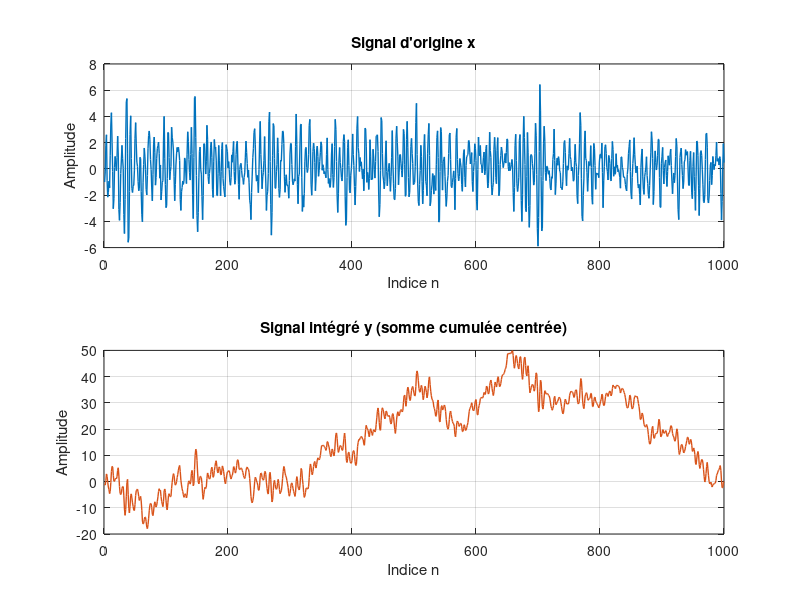
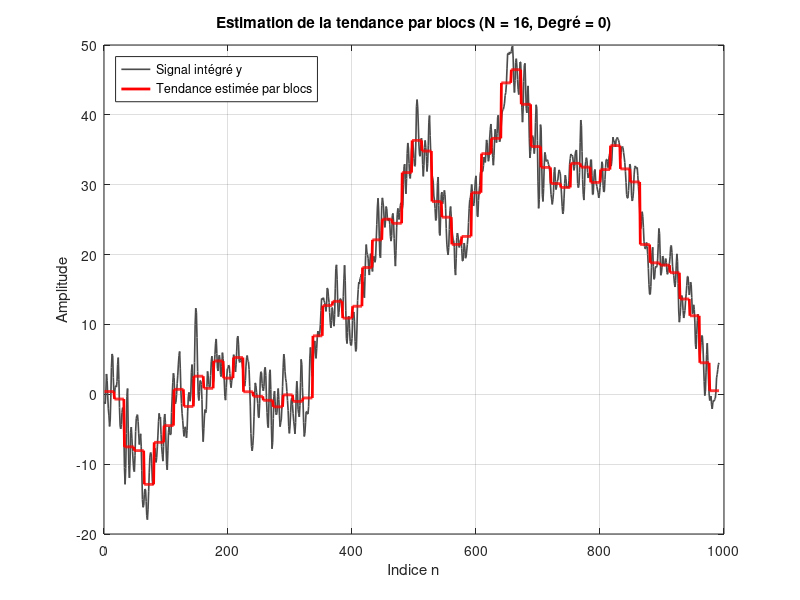
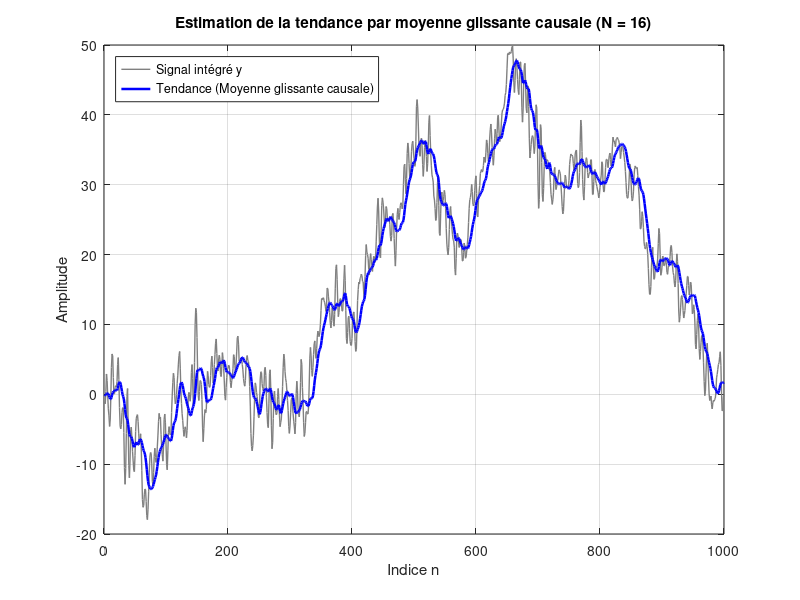
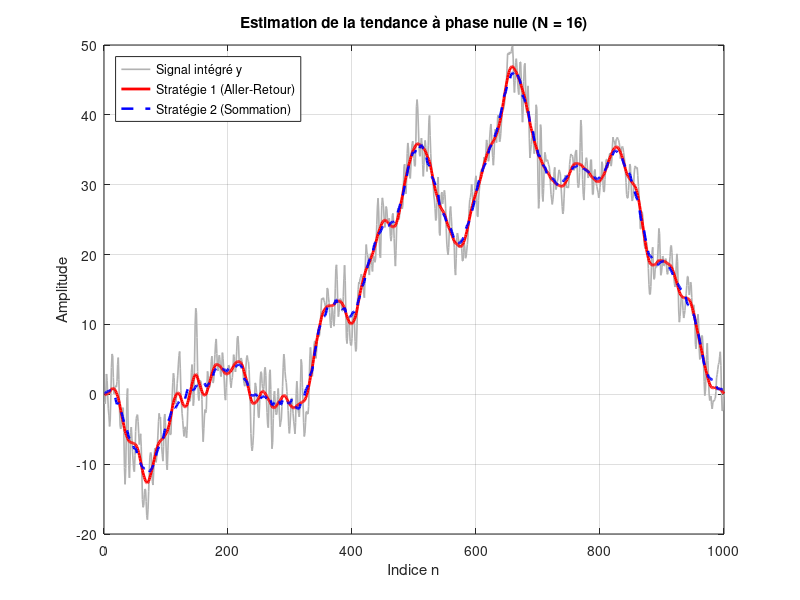

These charts were generated, in order, by the following MATLAB code:
clear; clc;

%%%%%%%%%%%%%%%%%%%%%%%%%%%%%%%%%%%%%%%%%%%%%%%%%%%%%%%%%%%%%%%%%%%%%%%%%%%%
% étape 0 génération d'un signal autorégressif d'ordre 2 pour les tests
%%%%%%%%%%%%%%%%%%%%%%%%%%%%%%%%%%%%%%%%%%%%%%%%%%%%%%%%%%%%%%%%%%%%%%%%%%%%
% taille du signal
M = 1000; 

% signal
t1 = 1:M;
sigma_carre = 1;

% bruit blanc gaussien centré 
e = sqrt(sigma_carre) * randn(M, 1);

% création du filtre AR(2) stable (deux pôles complexes conjugués de module R < 1)
R = 0.85; % module du pôle p1 tel que R < 1
f0 = 0.15; % fréquence normalisée de résonance compris dans [0,1/2]
p1 = R * exp(1i * 2 * pi * f0);
p2 = conj(p1);

b = 1;
a = real(poly([p1, p2]));

% signal de sortie x (processus autorégressif d'ordre 2)
x = filter(b, a, e); % x(n)+a_1*x(n-1)+a_2*x(n-2)=e(n)

%%%%%%%%%%%%%%%%%%%%%%%%%%%%%%%%%%%
% étape 1 centrage puis intégration
%%%%%%%%%%%%%%%%%%%%%%%%%%%%%%%%%%%

x_centre = x - mean(x);
% intégration par méthode des rectangles

y = cumsum(x_centre);

%%%%%%%%%%%%%%%%%%%%%%%%%%%%%%%%%%%
% étape 2a décomposition en blocs
%%%%%%%%%%%%%%%%%%%%%%%%%%%%%%%%%%%

% choix de la méthode de tendance 
% 0 = par la moyenne
% 1 = par droite de régression
choix = 0;

% on fixe la taille d'un bloc
N = 16; 

M = length(y);
% L est le nombre de blocs
L = floor(M/N);
% on ajuste la taille de y (toujours le signal intégré)
% aux nombres de blocs complets
y_ajuste = y(1:L*N);

% définition de la tendance
tendance = zeros(size(y_ajuste));

% Vecteur temps pour 1 bloc
t = (1:N)';

for i = 1:L
    debut = (i-1)*N +1;
    fin = i*N;
    bloc = y_ajuste(debut:fin);

    if choix == 0
        % modèle par la moyenne : (degré 0)
        val_tendance = mean(bloc);
        bloc_tendance = val_tendance * ones(N,1);
    else
        % modèle par droite de régression (degré 1)
        p = polyfit(t, bloc, 1);
        bloc_tendance = polyval(p,t);
    end
    tendance(debut:fin) = bloc_tendance;
end

%%%%%%%%%%% plot %%%%%%%%%%% 

% % Figure 1 : Signal d'origine et signal intégré
figure('Name', 'Étapes 0 et 1 : Signal et Intégration', 'Color', 'w');

subplot(2,1,1);
plot(x, 'Color', [0 0.447 0.741], 'LineWidth', 1);
title('Signal d''origine x');
xlabel('Indice n'); ylabel('Amplitude');
grid on;

subplot(2,1,2);
plot(y, 'Color', [0.85 0.325 0.098], 'LineWidth', 1);
title('Signal intégré y (somme cumulée centrée)');
xlabel('Indice n'); ylabel('Amplitude');
grid on;

% Figure 2 : Signal intégré et sa tendance estimée par morceaux
figure('Name', 'Étape 2a : Estimation de la tendance', 'Color', 'w');
plot(y_ajuste, 'Color', [0.3 0.3 0.3], 'LineWidth', 1.2, 'DisplayName', 'Signal intégré y');
hold on;
plot(tendance, 'r-', 'LineWidth', 2, 'DisplayName', 'Tendance estimée par blocs');
legend('Location', 'northwest');
title(['Estimation de la tendance par blocs (N = ', num2str(N), ', Degré = ', num2str(choix), ')']);
xlabel('Indice n'); ylabel('Amplitude');
grid on;
hold off;

%%%%%%%%%%% fin plot %%%%%%%%%%% 


%%%%%%%%%%%%%%%%%%%%%%%%%%%%%%%%%%%
% étape 2b filtre passe-bas
%%%%%%%%%%%%%%%%%%%%%%%%%%%%%%%%%%%

% taille de la fenêtre (N = 16)

% définition de la réponse impulsionnelle
b = (1/N) * ones(1, N);
a = 1;

% filtrage sur y
tendance_2b = filter(b,a,y);

% recalage du signal pour compenser le retard de (N-1)/2

retard = (N-1)/2;

%%%%%%%%%%%%%%%%%%%%%%%%%%%%%%%%%%%%%%%%%%%%%%%
% Plot Étape 2b
%%%%%%%%%%%%%%%%%%%%%%%%%%%%%%%%%%%%%%%%%%%%%%%
figure('Name', 'Étape 2b : Filtrage passe-bas (Moyenne glissante)', 'Color', 'w');
plot(y, 'Color', [0.5 0.5 0.5], 'LineWidth', 1, 'DisplayName', 'Signal intégré y');
hold on;
plot(tendance_2b, 'b-', 'LineWidth', 1.8, 'DisplayName', 'Tendance (Moyenne glissante causale)');
legend('Location', 'northwest');
title(['Estimation de la tendance par moyenne glissante causale (N = ', num2str(N), ')']);
xlabel('Indice n'); ylabel('Amplitude');
grid on;
hold off;
%%%%%%%%%%%%%%%%%%%%%%%%%%%%%%%%%%%%%%%
%%%%%%%%%%% fin plot %%%%%%%%%%% 
%%%%%%%%%%%%%%%%%%%%%%%%%%%%%%%%%%%%%%%

%%%%%%%%%%%%%%%%%%%%%%%%%%%%%%%%%%%
% étape 2c Filtre à phase nulle
%%%%%%%%%%%%%%%%%%%%%%%%%%%%%%%%%%%

% ===================================
% Strat 1
% ===================================

g_s1 = filter(b,a,y);
% g_inverse = g(-n)
g_s1_inverse = flipud(g_s1);
r_s1 = filter(b,a,g_s1_inverse);
tendance_s1 = flipud(r_s1);

% ===================================
% Strat 2
% ===================================

g_s2 = filter(b,a,y);

y_s2_inverse = flipud(y);

r_s2 = filter(b,a,y_s2_inverse);

tendance_s2 = (g_s2 + flipud(r_s2)) / 2;

%%%%%%%%%%%%%%%%%%%%%%%%%%%%%%%%%%%%%%%%%%%%%%%
% Plot Étape 2c
%%%%%%%%%%%%%%%%%%%%%%%%%%%%%%%%%%%%%%%%%%%%%%%
figure('Name', 'Étape 2c : Filtres à phase nulle (Stratégies 1 et 2)', 'Color', 'w');
plot(y, 'Color', [0.7 0.7 0.7], 'LineWidth', 1.2, 'DisplayName', 'Signal intégré y');
hold on;
plot(tendance_s1, 'r-', 'LineWidth', 2, 'DisplayName', 'Stratégie 1 (Aller-Retour)');
plot(tendance_s2, 'b--', 'LineWidth', 1.8, 'DisplayName', 'Stratégie 2 (Sommation)');
legend('Location', 'northwest');
title(['Estimation de la tendance à phase nulle (N = ', num2str(N), ')']);
xlabel('Indice n'); ylabel('Amplitude');
grid on;
hold off;

%%%%%%%%%%%%%%%%%%%%%%%%%%%%%%%%%%%
% étape 3 tendance retranchée
%%%%%%%%%%%%%%%%%%%%%%%%%%%%%%%%%%%

r = y - tendance_s1;

% puissance des fluctuations
P_N = mean(r.^2);

fprintf('Pour une taille de bloc N = %d, la puissance P(N) vaut : %.4f\n', N, P_N);

%%%%%%%%%%%%%%%%%%%%%%%%%%%%%%%%%%%%%%%%%%%%%%%
% étape 4 : log-log et droite de régression
%%%%%%%%%%%%%%%%%%%%%%%%%%%%%%%%%%%%%%%%%%%%%%%

vecteur_N = (3 : floor(M/2))';
nb_N = length(vecteur_N);

P_N = zeros(nb_N, 1);

for k = 1:nb_N
    N_courant = vecteur_N(k);
    
% Étape 2a
    L = floor(M / N_courant);
    y_tronque = y(1 : L * N_courant);
    tendance_loc = zeros(L * N_courant, 1);
    t_loc = (1:N_courant)';
    
    for i = 1:L
        idx = (i-1)*N_courant + 1 : i*N_courant;
        p = polyfit(t_loc, y_tronque(idx), 1);
        tendance_loc(idx) = polyval(p, t_loc);
    end
    
% Étape 3
    r_loc = y_tronque - tendance_loc;
    P_N(k) = mean(r_loc(:).^2);
end

log_N = log10(vecteur_N);
log_P = log10(P_N);

p_droite = polyfit(log_N, log_P, 1);
pente = p_droite(1);

% Reconstruction de la droite théorique pour le tracé graphique
droite_fit = polyval(p_droite, log_N);

fprintf('===============================================\n');
fprintf('MARQUEUR OBTENU (Pente de la droite) : %.4f\n', pente);
fprintf('===============================================\n');

%%%%%%%%%%%%%%%%%%%%%%%%%%%%%%%%%%%%%%%%%%%%%%%
% Plot Étape 4
%%%%%%%%%%%%%%%%%%%%%%%%%%%%%%%%%%%%%%%%%%%%%%%
figure('Name', 'Étape 4 : Graphique Log-Log et Pente (DFA)', 'Color', 'w');

% Tracé des points calculés pour chaque N
plot(log_N, log_P, 'o', 'MarkerSize', 4, 'MarkerFaceColor', [0 0.447 0.741],'DisplayName', 'Points mesurés (log(P(N)) vs log(N))');
hold on;

% Tracé de la droite de régression
plot(log_N, droite_fit, 'r-', 'LineWidth', 2, 'DisplayName', sprintf('Droite d''ajustement (Pente \\alpha = %.3f)', pente));

grid on;
xlabel('log_{10}(N)', 'FontWeight', 'bold');
ylabel('log_{10}(P(N))', 'FontWeight', 'bold');
title('Étape 4 : Détermination de la pente en échelle Log-Log');
legend('Location', 'northwest');
hold off;
